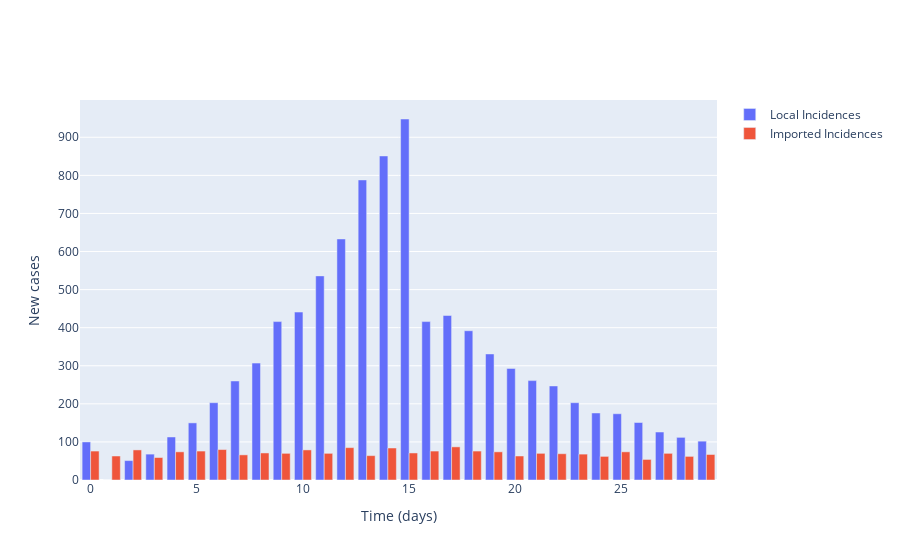

Notebook cell for this chart:
### Markdown cell above
## Plot local incidence numbers and imported cases

### Code cell
# Plot (bar chart cases each day)
fig = go.Figure()

# Plot of incidences
fig.add_trace(
    go.Bar(
        x=times,
        y=locally_infected_cases,
        name='Local Incidences'
    )
)

fig.add_trace(
    go.Bar(
        x=times,
        y=imported_cases,
        name='Imported Incidences'
    )
)

# Add axis labels
fig.update_layout(
    xaxis_title='Time (days)',
    yaxis_title='New cases'
)

fig.show()

### Figure 1 — Plotly figure (JSON) as saved in the notebook; plotly's stock layout.template omitted (floating-point values rounded to 4 significant figures)
{"data": [{"name": "Local Incidences", "type": "bar", "x": [0, 1, 2, 3, 4, 5, 6, 7, 8, 9, 10, 11, 12, 13, 14, 15, 16, 17, 18, 19, 20, 21, 22, 23, 24, 25, 26, 27, 28, 29], "y": [100, 0, 51, 68, 113, 150, 203, 260, 307, 416, 441, 536, 633, 788, 851, 948, 416, 432, 392, 331, 293, 261, 247, 203, 176, 174, 151, 126, 112, 102]}, {"name": "Imported Incidences", "type": "bar", "x": [0, 1, 2, 3, 4, 5, 6, 7, 8, 9, 10, 11, 12, 13, 14, 15, 16, 17, 18, 19, 20, 21, 22, 23, 24, 25, 26, 27, 28, 29], "y": [76, 63, 79, 59, 74, 76, 80, 66, 71, 70, 79, 70, 85, 64, 84, 71, 76, 87, 76, 74, 63, 70, 69, 68, 62, 74, 54, 70, 62, 67]}], "layout": {"xaxis": {"title": {"text": "Time (days)"}}, "yaxis": {"title": {"text": "New cases"}}}}
